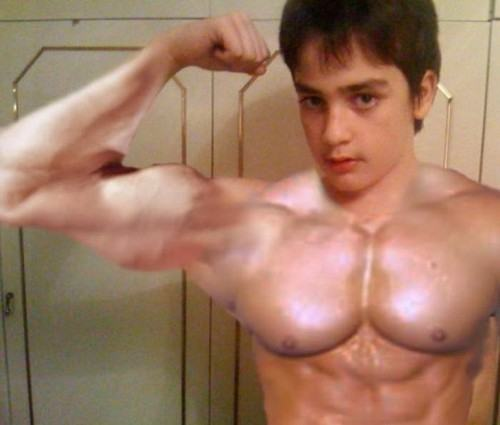
#> input picture photoshop-fails3-1.jpg, 500 x 425 px, found by its file name
$ jupyter execute --allow-errors image.ipynb
#> lines starting #> are read from the running program, lines starting #| are printed output that depends on the picture; long printed decimals are rounded
[cell 1]
#https://yassin01.medium.com/can-benfords-law-be-used-to-detect-gan-generated-images-from-introduction-to-implementation-b5b32faf4b91

[cell 2]
import kagglehub

#> (the rest of this cell did not finish here and is left out)

#> (a cell that did not finish here is left out)

[cell 4]
import pandas as pd

#> (the rest of this cell did not finish here and is left out)

[cell 5]
import os
import numpy as np
import matplotlib.pyplot as plt
from PIL import Image

nrows, ncols = 2, 10
fig, axes = plt.subplots(nrows=nrows, ncols=ncols, figsize=(14, 3))
#> (the rest of this cell did not finish here and is left out)

[cell 6]
import os
import numpy as np
import matplotlib.pyplot as plt
from PIL import Image

nrows, ncols = 2, 10
fig, axes = plt.subplots(nrows=nrows, ncols=ncols, figsize=(14, 3))
#> (the rest of this cell did not finish here and is left out)

#> (a cell that did not finish here is left out)

Le DCT (Transformée en Cosinus Discrète) est une méthode mathématique qui transforme une image (ou un signal) pour passer du domaine spatial au domaine fréquentiel.

En termes simples, cela signifie que, au lieu de regarder une image pixel par pixel, on regarde ses fréquences (combien de fois certains motifs se répètent dans l'image).

Comment ça marche ?
Chaque pixel d'une image peut être vu comme une valeur dans un espace de données.
Le DCT décompose cette image en une série de fréquences : certaines parties de l'image auront des motifs très répétitifs (fréquences basses), tandis que d'autres auront des détails fins (fréquences élevées).
Une fois l'image transformée, il devient plus facile de la manipuler ou de la compresser. Par exemple, on peut supprimer les fréquences élevées (les détails fins) si on veut réduire la taille de l'image tout en gardant l'essentiel de son apparence.

[cell 8]
import numpy as np
import matplotlib.pyplot as plt
from scipy.fftpack import dct
from PIL import Image
import math


def first_digit(number):
    #abs pour que ce soit positif, str pour qu'on puisse récupérer le premier élément avec [0] et enfin return int parce qu'on veut un chiffre
    return int(str(abs(number))[0])

# [36 lines left out: functions dct, benford_law, not called in this run]

#> (the rest of this cell did not finish here and is left out)

[cell 9]
import numpy as np
import matplotlib.pyplot as plt
from scipy.fftpack import dct
from PIL import Image
import math

#abs pour que ce soit positif, str pour qu'on puisse récupérer le premier élément avec [0] et enfin return int parce qu'on veut un chiffre
def first_digit(number):
    return int(str(abs(number))[0])

"""
    Extrait le premier chiffre significatif d'un nombre.

    Args:
        number (float): Nombre dont on veut extraire le premier chiffre

    Returns:
        int: Premier chiffre du nombre (entre 1 et 9)

    Note:
        Utilise la valeur absolue pour gérer les nombres négatifs
    """
# [34 lines left out: function dct_and_benford, not called in this run]

#Loi de Benford
# def benford_law():
benford_percentages = {
    1: 30.1,
    2: 17.6,
    3: 12.5,
    4: 9.7,
    5: 7.9,
    6: 6.7,
    7: 5.8,
    8: 5.1,
    9: 4.6
}
    # return benford_percentages

#> (the rest of this cell did not finish here and is left out)

[cell 10]
import numpy as np
import matplotlib.pyplot as plt
from scipy.fftpack import dct
from PIL import Image
import math

#abs pour que ce soit positif, str pour qu'on puisse récupérer le premier élément avec [0] et enfin return int parce qu'on veut un chiffre
def first_digit(number):
    """
    Extrait le premier chiffre significatif d'un nombre.

    Args:
        number (float): Nombre dont on veut extraire le premier chiffre

    Returns:
        int: Premier chiffre du nombre (entre 1 et 9)

    Note:
        Utilise la valeur absolue pour gérer les nombres négatifs
    """
    return int(str(abs(number))[0])

# Fonction pour appliquer la DCT à une image et récupérer les premières décimales des coefficients
def dct_and_benford(image_path):
    """
    Applique la transformée en cosinus discrète (DCT) à une image et analyse la distribution
    des premiers chiffres selon la loi de Benford.

    Args:
        image_path (str): Chemin vers l'image à analyser

    Returns:
        dict: Dictionnaire contenant les pourcentages d'apparition de chaque premier chiffre (1-9)

    Note:
        Convertit l'image en niveaux de gris avant l'analyse
    """
    image = Image.open(image_path).convert("L")  # "L" pour l'image en niveaux de gris
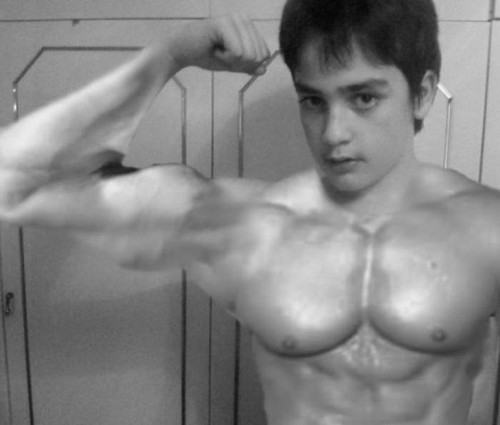
#> image: PIL image 500x425 L; min 5, max 243, mean 131.8
    image = np.array(image)

    #l'image étant en deux dimension, on doit donc utiliser le DCT deux fois, on transpose, on dct à la verticale puis on retranspose pour faire la deuxième DCT en aillant le format inital
    #https://stackoverflow.com/questions/15978468/using-the-scipy-dct-function-to-create-a-2d-dct-ii
    dct_image = dct(dct(image.T, norm='ortho').T, norm='ortho')

    #on utilise la fonction précédente pour récupérer la première décimal de chaque chiffre venant du flaten de dct_image (on utilise flatten pour applatir l'image en une seule dimension)
    digits = [first_digit(coef) for coef in dct_image.flatten() if coef != 0]
#> digits = 212500 items
    # print(digits)

    # on créer le dictionnaire pour avoir le total de chaque décimal
    digit_counts = {i: digits.count(i) for i in range(1, 10)}
#> digit_counts = 9 items

    #on va convertir en pourcentage
    total_digits = len(digits)
#> total_digits = 212500
    print(total_digits)
#| 212500

    # Calculer les pourcentages et s'assurer que la somme fait 100%
    raw_percentages = {k: (v / total_digits) * 100 for k, v in digit_counts.items()}
#> raw_percentages = 9 items
    total_percentage = sum(raw_percentages.values())
#> total_percentage = 38.58
    digit_percentages = {k: (v / total_percentage) * 100 for k, v in raw_percentages.items()}
#> digit_percentages = 9 items

    return digit_percentages


benford_percentages = {
    1: 30.1,
    2: 17.6,
    3: 12.5,
    4: 9.7,
    5: 7.9,
    6: 6.7,
    7: 5.8,
    8: 5.1,
    9: 4.6
}


image_dct_percentages = dct_and_benford(r"C:\Users\Utilisateur\Documents\jupyter\projet\projet1\photoshop-fails3-1.jpg")
#> image_dct_percentages = 9 items

# Afficher les résultats
print("Première décimale de l'image (DCT):")
print(image_dct_percentages)
#| {1: 51.054, 2: 19.191, 3: 9.911, 4: 6.133, 5: 4.396, 6: 3.175, 7: 2.538, 8: 2.030, 9: 1.572}

diff_perc=0
for i in range(1,10):
    diff_perc=abs(image_dct_percentages[i]-benford_percentages[i])
#> this loop made 9 passes
#> diff_perc on passes 1 to 9: 20.95, 1.59, 2.59, 3.57, 3.5, 3.52, 3.26, 3.07, 3.03
print("Différence calculcé :",diff_perc)
#| Différence calculcé : 3.028
plt.bar(image_dct_percentages.keys(), image_dct_percentages.values(), alpha=0.6, label="DCT Image")
plt.plot(list(benford_percentages.keys()), list(benford_percentages.values()), color='red', label="Benford Law", linestyle='--')
plt.xlabel('Premier chiffre')
plt.ylabel('Pourcentage')
plt.legend()
plt.title("Comparaison de la Loi de Benford et des Premiers Chiffres DCT de l'Image")
plt.show()
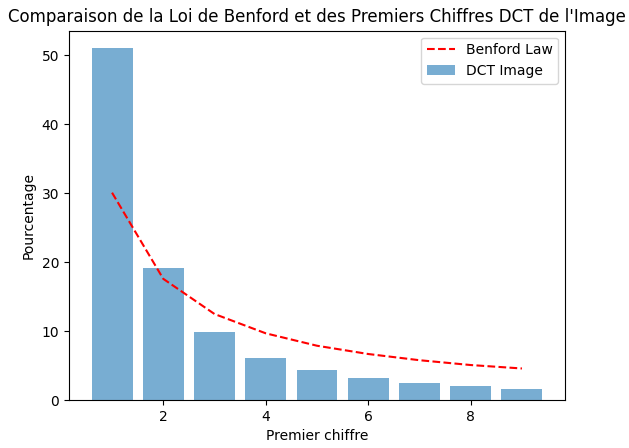
#> figure drawn by matplotlib, 1 panel; tallest bar 51.05 high, from x = 0.6 to 1.4
